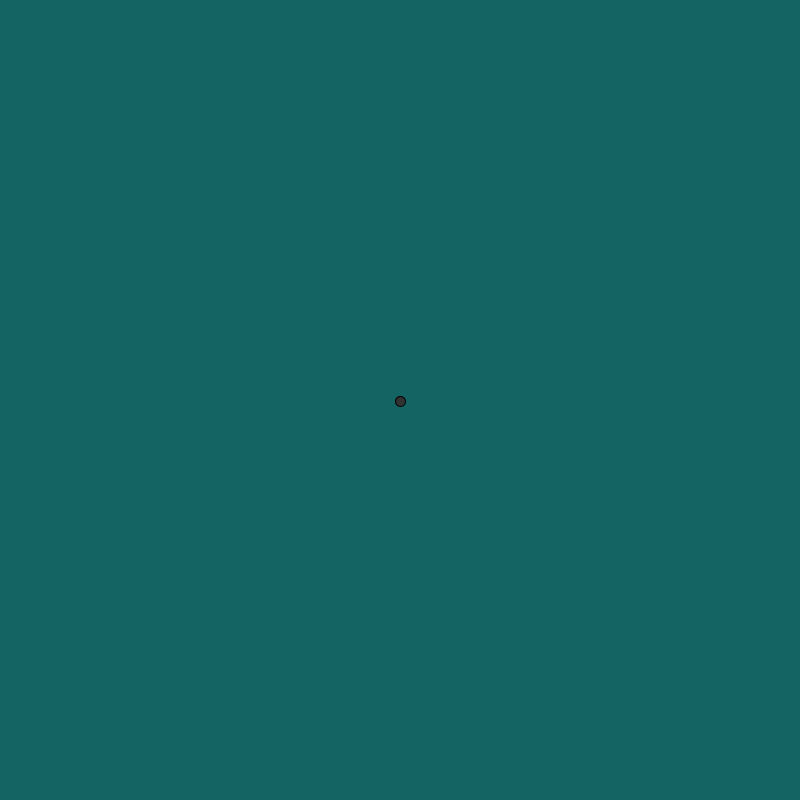
Frame 1 (no input)
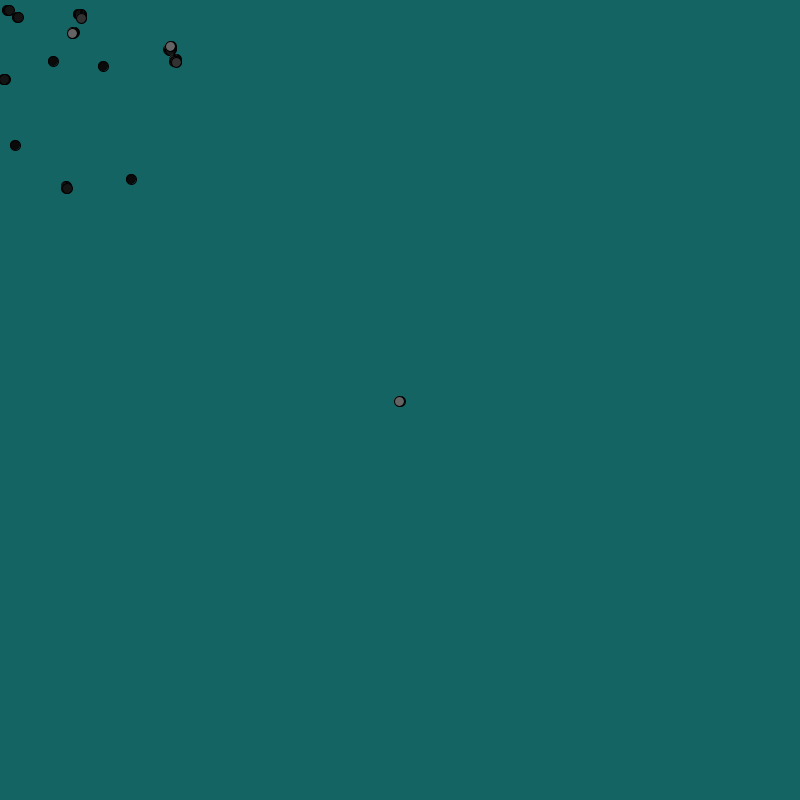
Frame 60 (the mouse pressed at the canvas centre just before this capture)
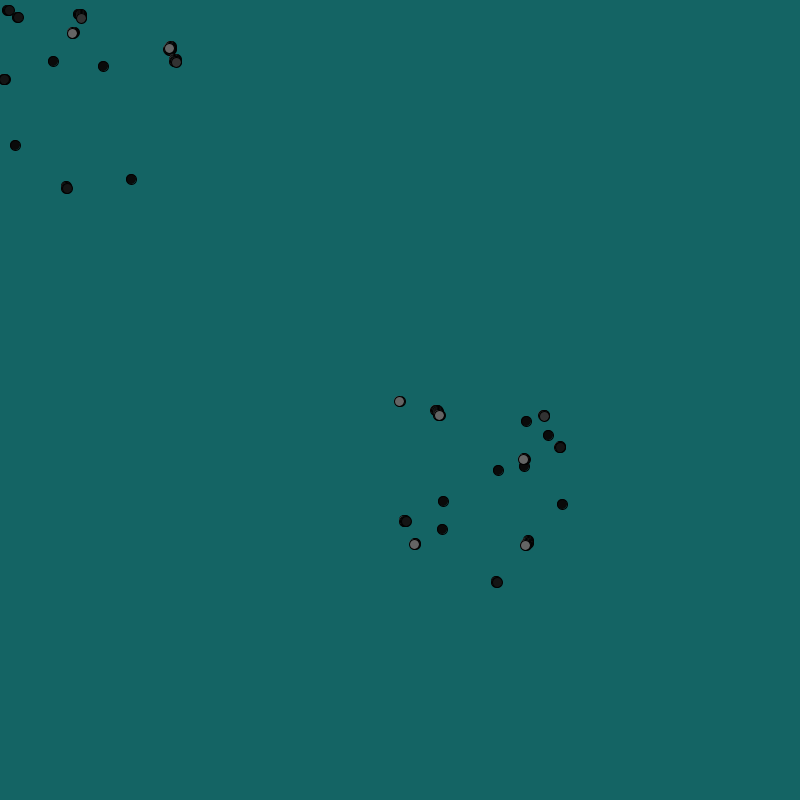
Frame 120 (the mouse held since frame 60 and released just before this capture)

The Processing sketch that drew these frames (run headless with seeded random() and noise(); from frame 60 on, the mouse is pressed at the canvas centre):

// Processing sketch: Week1_RandomWalker_Mouse
// ── Week1_RandomWalker_Mouse.pde
Walker w;

void setup(){
size(800, 800);
w=new Walker();
background(20, 100, 100);
}

void draw(){
w.step();
w.render();
}



// ── Walker.pde
class Walker {
  int x, y;
  float px, py;
  Walker() {
    x=width/2;
    y=height/2;

    px=width/0.25;
    py=width/0.25;
  }


 void render() {
    stroke(1);
    ellipseMode(CENTER);   
    ellipse(x, y, 10, 10);
  }


  void step() {

    int choice = int(random(4));

    if (choice == 0) {
      x++;
      fill(20);
    } 
    else if (choice == 1) {
      x--;
      fill(100);
    } 
    else if (choice == 2) {
      y++;
      fill(50);
    } 
    else {
      y = mouseY + (int)random(1, 200);
      x = mouseX + (int)random(1, 200);
      fill(10);
    }

    x = constrain(x, 0, width-1);
    y = constrain(y, 0, height-1);
  }
}
